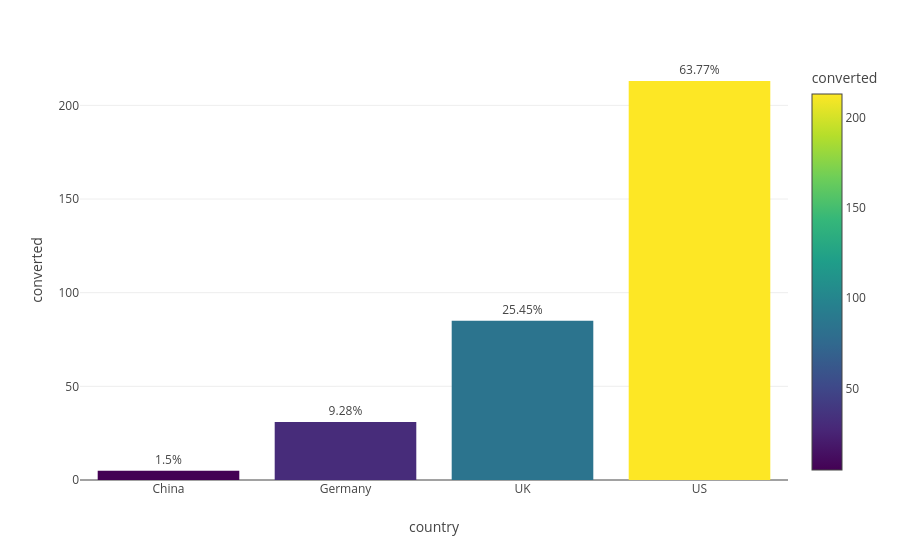
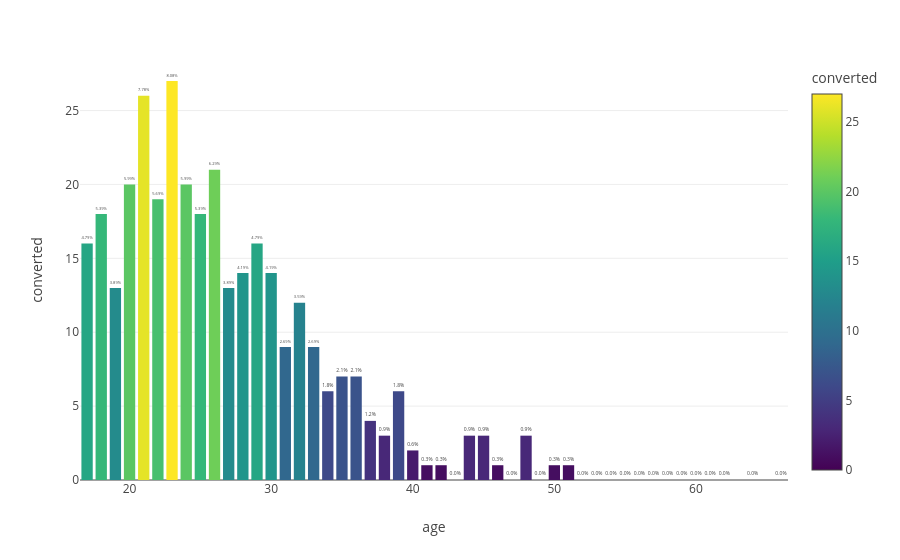

The notebook cell these images were saved under, in order:
### Code cell
columns = data_sample.columns[data_sample.columns != 'converted']
columns


for col in columns:
    # Calculer le total pour chaque catégorie
    category_totals = data_sample.groupby(col)['converted'].sum().reset_index()
    total_converted = data_sample['converted'].sum()

    # Calculer les pourcentages
    category_totals['percentage'] = (category_totals['converted'] / total_converted) * 100

    # Créer le graphique
    fig = px.bar(category_totals, x=col, y='converted', color='converted',
                 category_orders={col: category_totals[col].values})

    # Mettre à jour les traces pour afficher les pourcentages
    fig.update_traces(
        text=category_totals['percentage'].round(2).astype(str) + '%',
        textposition='outside'
    )

    # Afficher le graphique
    fig.show()

### Figure 1 — Plotly figure (JSON) as saved in the notebook; plotly's stock layout.template omitted (floating-point values rounded to 4 significant figures)
{"data": [{"hovertemplate": "country=%{x}<br>converted=%{marker.color}<extra></extra>", "legendgroup": "", "marker": {"color": [5, 31, 85, 213], "coloraxis": "coloraxis", "pattern": {"shape": ""}}, "name": "", "orientation": "v", "showlegend": false, "text": ["1.5%", "9.28%", "25.45%", "63.77%"], "textposition": "outside", "type": "bar", "x": ["China", "Germany", "UK", "US"], "xaxis": "x", "y": [5, 31, 85, 213], "yaxis": "y"}], "layout": {"barmode": "relative", "coloraxis": {"colorbar": {"title": {"text": "converted"}}, "colorscale": [[0, "#440154"], [0.1111, "#482878"], [0.2222, "#3e4989"], [0.3333, "#31688e"], [0.4444, "#26828e"], [0.5556, "#1f9e89"], [0.6667, "#35b779"], [0.7778, "#6ece58"], [0.8889, "#b5de2b"], [1, "#fde725"]]}, "legend": {"tracegroupgap": 0}, "margin": {"t": 60}, "xaxis": {"anchor": "y", "categoryarray": ["China", "Germany", "UK", "US"], "categoryorder": "array", "domain": [0, 1], "title": {"text": "country"}}, "yaxis": {"anchor": "x", "domain": [0, 1], "title": {"text": "converted"}}}}

### Figure 2 — Plotly figure (JSON) as saved in the notebook; plotly's stock layout.template omitted (floating-point values rounded to 4 significant figures)
{"data": [{"hovertemplate": "age=%{x}<br>converted=%{marker.color}<extra></extra>", "legendgroup": "", "marker": {"color": [16, 18, 13, 20, 26, 19, 27, 20, 18, 21, 13, 14, 16, 14, 9, 12, 9, 6, 7, 7, 4, 3, 6, 2, 1, 1, 0, 3, 3, 1, 0, 3, 0, 1, 1, 0, 0, 0, 0, 0, 0, 0, 0, 0, 0, 0, 0, 0], "coloraxis": "coloraxis", "pattern": {"shape": ""}}, "name": "", "orientation": "v", "showlegend": false, "text": ["4.79%", "5.39%", "3.89%", "5.99%", "7.78%", "5.69%", "8.08%", "5.99%", "5.39%", "6.29%", "3.89%", "4.19%", "4.79%", "4.19%", "2.69%", "3.59%", "2.69%", "1.8%", "2.1%", "2.1%", "1.2%", "0.9%", "1.8%", "0.6%", "0.3%", "0.3%", "0.0%", "0.9%", "0.9%", "0.3%", "0.0%", "0.9%", "0.0%", "0.3%", "0.3%", "0.0%", "0.0%", "0.0%", "0.0%", "0.0%", "0.0%", "0.0%", "0.0%", "0.0%", "0.0%", "0.0%", "0.0%", "0.0%"], "textposition": "outside", "type": "bar", "x": [17, 18, 19, 20, 21, 22, 23, 24, 25, 26, 27, 28, 29, 30, 31, 32, 33, 34, 35, 36, 37, 38, 39, 40, 41, 42, 43, 44, 45, 46, 47, 48, 49, 50, 51, 52, 53, 54, 55, 56, 57, 58, 59, 60, 61, 62, 64, 66], "xaxis": "x", "y": [16, 18, 13, 20, 26, 19, 27, 20, 18, 21, 13, 14, 16, 14, 9, 12, 9, 6, 7, 7, 4, 3, 6, 2, 1, 1, 0, 3, 3, 1, 0, 3, 0, 1, 1, 0, 0, 0, 0, 0, 0, 0, 0, 0, 0, 0, 0, 0], "yaxis": "y"}], "layout": {"barmode": "relative", "coloraxis": {"colorbar": {"title": {"text": "converted"}}, "colorscale": [[0, "#440154"], [0.1111, "#482878"], [0.2222, "#3e4989"], [0.3333, "#31688e"], [0.4444, "#26828e"], [0.5556, "#1f9e89"], [0.6667, "#35b779"], [0.7778, "#6ece58"], [0.8889, "#b5de2b"], [1, "#fde725"]]}, "legend": {"tracegroupgap": 0}, "margin": {"t": 60}, "xaxis": {"anchor": "y", "categoryarray": [17, 18, 19, 20, 21, 22, 23, 24, 25, 26, 27, 28, 29, 30, 31, 32, 33, 34, 35, 36, 37, 38, 39, 40, 41, 42, 43, 44, 45, 46, 47, 48, 49, 50, 51, 52, 53, 54, 55, 56, 57, 58, 59, 60, 61, 62, 64, 66], "categoryorder": "array", "domain": [0, 1], "title": {"text": "age"}}, "yaxis": {"anchor": "x", "domain": [0, 1], "title": {"text": "converted"}}}}
